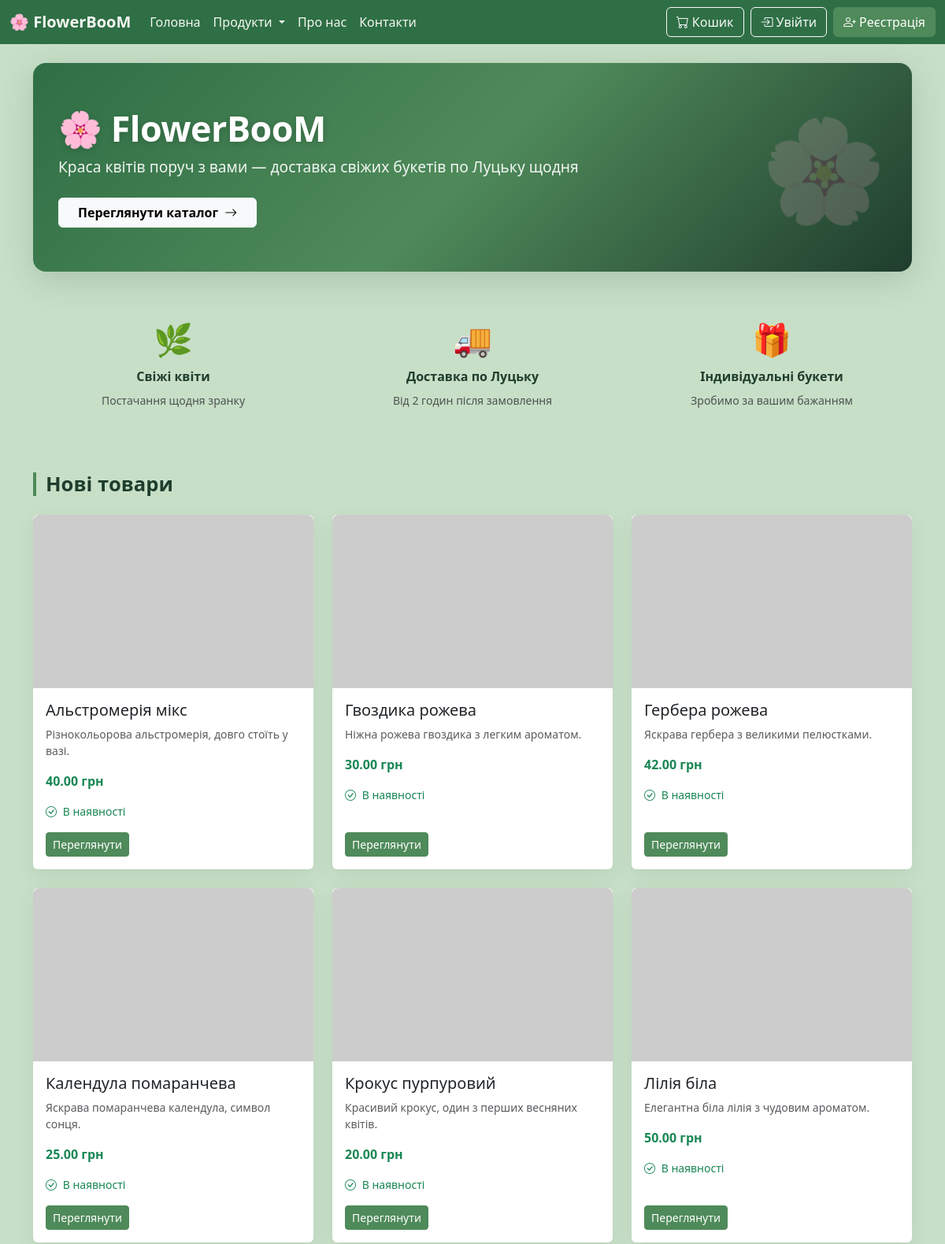
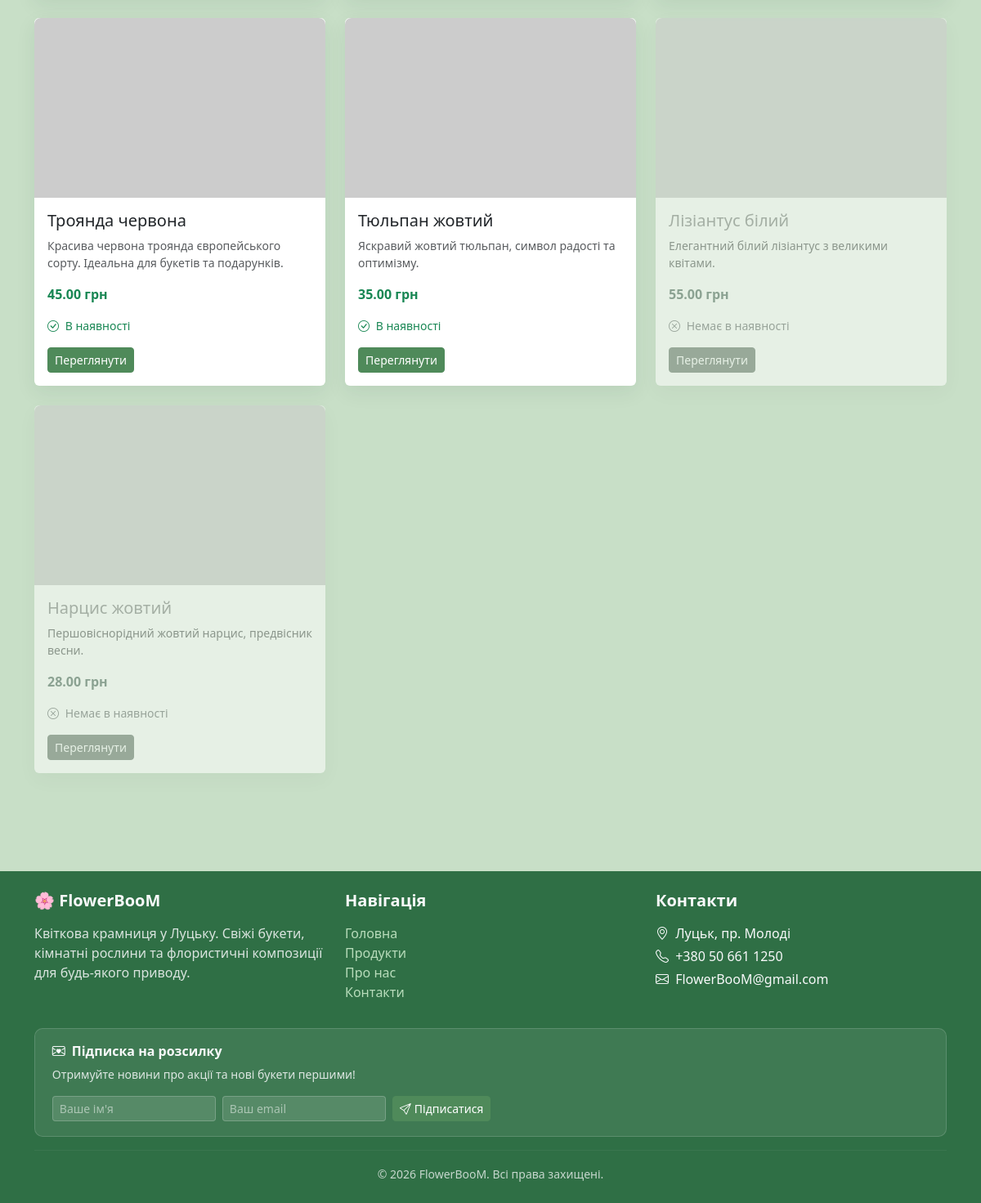
The app's page /, older data (2 pictures, top to bottom).
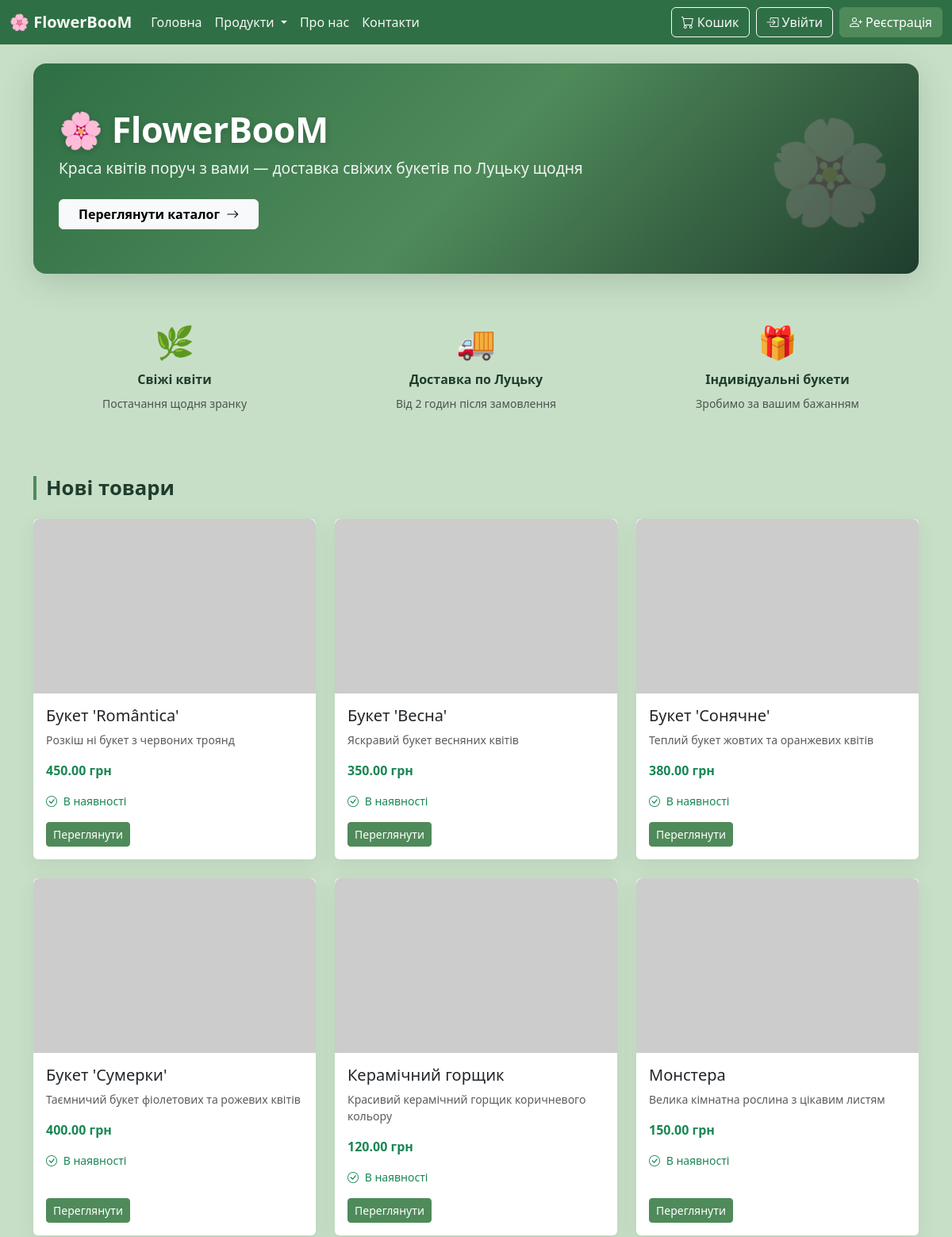
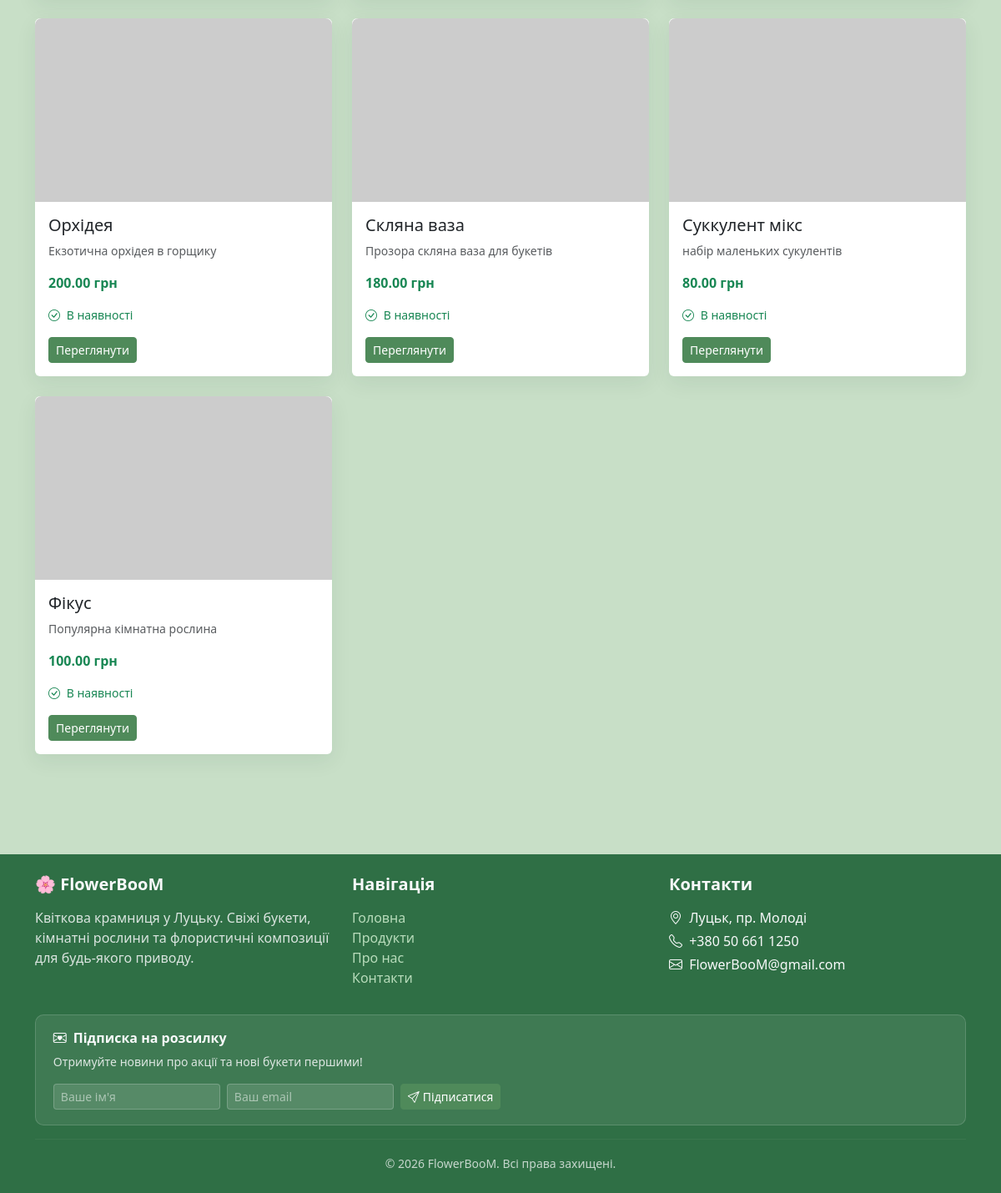
The same page, newer data (2 pictures, top to bottom).
### shop/models.py (models this page shows, shortened)
class Product(models.Model):
    id = models.AutoField(primary_key=True, verbose_name="ID")
    name = models.CharField(max_length=255, verbose_name="Назва")
    description = models.TextField(blank=True, null=True, verbose_name="Опис")
    price = models.DecimalField(max_digits=10, decimal_places=2, verbose_name="Ціна")
    category = models.ForeignKey(
        Category, on_delete=models.CASCADE,
        related_name='products', verbose_name="Категорія"
    )
    photo = models.ImageField(upload_to='products/', blank=True, null=True, verbose_name="Фото")
    in_stock = models.BooleanField(default=True, verbose_name="В наявності")
    rating = models.DecimalField(max_digits=3, decimal_places=1, default=0, verbose_name="Рейтинг")
    rating_count = models.PositiveIntegerField(default=0, verbose_name="Кількість оцінок")
    created_at = models.DateTimeField(auto_now_add=True, verbose_name="Дата створення")
    updated_at = models.DateTimeField(auto_now=True, verbose_name="Дата оновлення")
    class Meta:
        verbose_name = "Продукт"
        verbose_name_plural = "Продукти"
        ordering = ['name']

### shop/views.py (the view)
# urls.py: 2. Add a URL to urlpatterns:  path('', views.home, name='home')
def home(request):
    context = {
        'title': 'Ласкаво просимо в наш магазин!',
        'categories': Category.objects.all(),
        'products': Product.objects.order_by('-in_stock', 'name'),
        'cart_count': _cart_count(request),
    }
    return render(request, 'shop/home.html', context)

### shop/views.py (called while the page is built)
def _get_cart(request):
    return request.session.get('cart', {})

def _cart_count(request):
    return sum(_get_cart(request).values())

### shop/templates/shop/home.html (shortened to what this page needs)
{% extends "shop/base.html" %}
{% block content %}
<div class="hero-banner">
    <h1>🌸 FlowerBooM</h1>
    <p class="lead mb-4">Краса квітів поруч з вами — доставка свіжих букетів по Луцьку щодня</p>
    <a href="{% url 'products' %}" class="btn btn-light fw-semibold px-4">
        Переглянути каталог <i class="bi bi-arrow-right ms-1"></i>
    </a>
</div>
<div class="row text-center mb-5">
    <div class="col-md-4 mb-3">
        <div class="p-3">
            <div style="font-size:2.5rem;">🌿</div>
            <h6 class="fw-semibold mt-2">Свіжі квіти</h6>
            <small class="text-muted">Постачання щодня зранку</small>
        </div>
    </div>
    <div class="col-md-4 mb-3">
        <div class="p-3">
            <div style="font-size:2.5rem;">🚚</div>
            <h6 class="fw-semibold mt-2">Доставка по Луцьку</h6>
            <small class="text-muted">Від 2 годин після замовлення</small>
        </div>
    </div>
    <div class="col-md-4 mb-3">
        <div class="p-3">
            <div style="font-size:2.5rem;">🎁</div>
            <h6 class="fw-semibold mt-2">Індивідуальні букети</h6>
            <small class="text-muted">Зробимо за вашим бажанням</small>
        </div>
    </div>
</div>
<section class="mb-5">
    <h2 class="section-title">Нові товари</h2>
    <div class="row">
        {% for product in products %}
        <div class="col-md-4 mb-4">
            <div class="card h-100 {% if not product.in_stock %}out-of-stock{% endif %}">
                {% if product.photo %}
                    <img src="{{ product.photo.url }}" class="card-img-top product-card-img" alt="{{ product.name }}">
                {% else %}
                    <img src="https://via.placeholder.com/300x220?text=FlowerBooM" class="card-img-top product-card-img" alt="No Image">
                {% endif %}
                <div class="card-body d-flex flex-column">
                    <h5 class="card-title">{{ product.name }}</h5>
                    <p class="card-text text-muted small">{{ product.description|truncatechars:90 }}</p>
                    <p class="card-text fw-bold text-success">{{ product.price }} грн</p>
                    <p class="card-text small {% if product.in_stock %}text-success{% else %}text-secondary{% endif %}">
                        <i class="bi bi-{% if product.in_stock %}check-circle{% else %}x-circle{% endif %} me-1"></i>
                        {% if product.in_stock %}В наявності{% else %}Немає в наявності{% endif %}
                    </p>
                    <div class="mt-auto">
                        <a href="{% url 'product_detail' product.id %}" class="btn btn-primary btn-sm">Переглянути</a>
                    </div>
                </div>
            </div>
        </div>
        {% empty %}
        <div class="col-12">
            <p class="text-muted">Тут будуть товари, коли вони з'являться.</p>
        </div>
        {% endfor %}
    </div>
</section>
{% endblock %}

Row changes from the older to the newer data that the page shows:
removed Product: name "Альстромерія мікс", description "Різнокольорова альстромерія, довго стоїть у вазі.", price "40.00", in_stock True (drawn)
removed Product: name "Гвоздика рожева", description "Ніжна рожева гвоздика з легким ароматом.", price "30.00", in_stock True (drawn)
removed Product: name "Гербера рожева", description "Яскрава гербера з великими пелюстками.", price "42.00", in_stock True (drawn)
removed Product: name "Календула помаранчева", description "Яскрава помаранчева календула, символ сонця.", price "25.00", in_stock True (drawn)
removed Product: name "Крокус пурпуровий", description "Красивий крокус, один з перших весняних квітів.", price "20.00", in_stock True (drawn)
removed Product: name "Лілія біла", description "Елегантна біла лілія з чудовим ароматом.", price "50.00", in_stock True (drawn)
removed Product: name "Троянда червона", description "Красива червона троянда європейського сорту. Ідеальна для букетів та подарунків.", price "45.00", in_stock True (drawn)
removed Product: name "Тюльпан жовтий", description "Яскравий жовтий тюльпан, символ радості та оптимізму.", price "35.00", in_stock True (drawn)
removed Product: name "Лізіантус білий", description "Елегантний білий лізіантус з великими квітами.", price "55.00", in_stock False (drawn)
removed Product: name "Нарцис жовтий", description "Першовіснорідний жовтий нарцис, предвісник весни.", price "28.00", in_stock False (drawn)
added Product: name "Букет 'Romântica'", description "Розкіш ні букет з червоних троянд", price "450.00", in_stock True (drawn)
added Product: name "Букет 'Весна'", description "Яскравий букет весняних квітів", price "350.00", in_stock True (drawn)
added Product: name "Букет 'Сонячне'", description "Теплий букет жовтих та оранжевих квітів", price "380.00", in_stock True (drawn)
added Product: name "Букет 'Сумерки'", description "Таємничий букет фіолетових та рожевих квітів", price "400.00", in_stock True (drawn)
added Product: name "Керамічний горщик", description "Красивий керамічний горщик коричневого кольору", price "120.00", in_stock True (drawn)
added Product: name "Монстера", description "Велика кімнатна рослина з цікавим листям", price "150.00", in_stock True (drawn)
added Product: name "Орхідея", description "Екзотична орхідея в горщику", price "200.00", in_stock True (drawn)
added Product: name "Скляна ваза", description "Прозора скляна ваза для букетів", price "180.00", in_stock True (drawn)
added Product: name "Суккулент мікс", description "набір маленьких сукулентів", price "80.00", in_stock True (drawn)
added Product: name "Фікус", description "Популярна кімнатна рослина", price "100.00", in_stock True (drawn)
